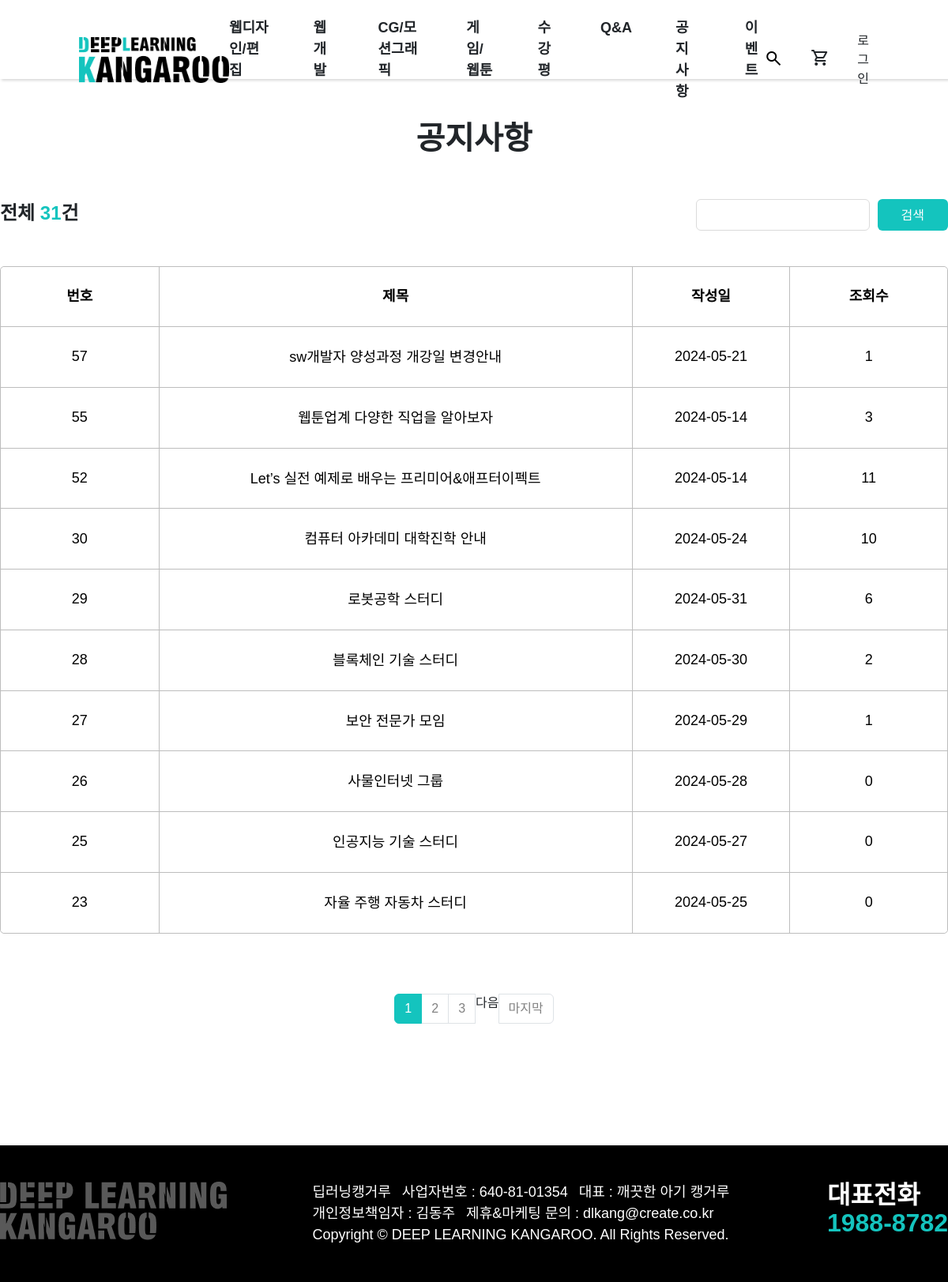
Screenshot of /user/u_notice_list.php with the database file from the repository.
### tables this page shows
CREATE TABLE `product_category` (
  `cid` int(11) NOT NULL,
  `code` varchar(10) NOT NULL,
  `pcode` varchar(10) NOT NULL,
  `name` varchar(100) NOT NULL,
  `step` tinyint(4) NOT NULL
);

CREATE TABLE `notice_board` (
  `idx` int(11) NOT NULL,
  `title` varchar(100) NOT NULL,
  `contents` text DEFAULT NULL,
  `date` date NOT NULL,
  `hit` int(11) DEFAULT NULL
);

### admin/pagination.php (called while the page is built, shortened)
<?php
$cntsql = "SELECT COUNT(*) AS cnt FROM $paginationTarget where 1=1";
$cntsql .= $search_where;
$cntresult = $mysqli->query($cntsql);
$cntrow = $cntresult->fetch_object();
$count = $cntrow -> cnt;
$pageNumber = $_GET['pageNumber'] ?? 1;
$pageCount = $_GET['pageCount'] ?? 10;
$startLimit = ($pageNumber -1)*$pageCount;
$endLimit = $pageCount ;
$block_ct = 3;
$block_num = ceil($pageNumber/$block_ct);
$block_start = (($block_num - 1) * $block_ct) + 1;
$block_end = $block_start + $block_ct - 1;
$total_page = ceil($count / $pageCount);
$total_block = ceil($total_page/$block_ct);

### user/u_notice_list.php (the view, shortened to what this page needs)
<?php
$css1 = ' <link rel="stylesheet" href="./css/u_notice_qna.css">';
include_once $_SERVER['DOCUMENT_ROOT'] . '/clean_kangaroo/admin/dbcon.php';
include_once $_SERVER['DOCUMENT_ROOT'] . '/clean_kangaroo/user/u_header.php';
$search_where = "";
$paginationTarget = 'notice_board';
include_once $_SERVER['DOCUMENT_ROOT'] . '/clean_kangaroo/admin/pagination.php';
$sql = "SELECT * FROM notice_board where 1=1";
$sql .= $search_where;
$order = " order by idx desc";
$sql .= $order;
$limit = " LIMIT $startLimit, $endLimit";
$sql .= $limit;
$result = $mysqli->query($sql);
while ($rs = $result->fetch_object()) {
  $rsArr[] = $rs;
}
$csql = "SELECT COUNT(*) AS cnt FROM notice_board";
$cresult = $mysqli->query($csql);
$crow = $cresult->fetch_array();
?>
<main class="u_body">
  <div class="wrapper usergrid">
    <h3 class="h3">공지사항</h3>
    <div class="upper_wrapper df">
      <div class="total">전체 <span class="strong figure"><?= $crow['cnt'] ?></span>건</div>
      <form action="" id="">
        <div class="board_category df">
          <div class="search_wrap df">
            <input class="form-control search" type="text" id="search_keyword" name="search_keyword">
            <button class="primary_btn">검색</button>
          </div>
        </div>
      </form>
    </div>
    <table class="u_notice table body3">
      <thead>
        <tr class="body3b">
          <th scope="col">번호</th>
          <th colspan="3" scope="col">제목</th>
          <th scope="col">작성일</th>
          <th scope="col">조회수</th>
        </tr>
      </thead>
      <tbody class="notice_list">
        <?php
        if (isset($rsArr)) {
          foreach ($rsArr as $ra) {
        ?>
            <tr class="body3">
              <td><?= $ra->idx; ?></td>
              <td colspan="3" scope="col">
                <a href="u_notice_view.php?idx=<?= $ra->idx; ?>"><?= $ra->title; ?></a>
              </td>
              <td><?= $ra->date; ?></td>
              <td><?= $ra->hit; ?></td>
            </tr>
        <?php
          }
        }
        ?>
      </tbody>
    </table>
    <div class="nav_wrap df aic">
      <nav aria-label="">
        <ul class="pagination">
          <?php
          for ($i = $block_start; $i <= $block_end; $i++) {
            if ($i == $pageNumber) {
              echo "<li class=\"page-item active\"><a href=\"u_notice_list.php?pageNumber=$i\" class=\"page-link\">$i</a></li>";
            } else {
              echo "<li class=\"page-item\"><a href=\"u_notice_list.php?pageNumber=$i\" class=\"page-link\">$i</a></li>";
            }
          }
          if ($pageNumber < $total_page) {
            if ($total_block > $block_num) {
              $next = $block_num * $block_ct + 1;
              echo "<li class=\"page-item\"><a href=\"u_notice_list.php?pageNumber=$next\" class=\"page-item\">다음</a></li>";
            }
            echo "<li class=\"page-item\"><a href=\"u_notice_list.php?pageNumber=$total_page\" class=\"page-link\">마지막</a></li>";
          }
          ?>
        </ul>
      </nav>
    </div>
  </div>
</main>
<?php
include_once $_SERVER['DOCUMENT_ROOT'] . '/clean_kangaroo/user/footer.php';
?>

### user/u_header.php (shortened to what this page needs)
<?php
include_once $_SERVER['DOCUMENT_ROOT'] . '/clean_kangaroo/admin/dbcon.php';
$step1sql = "SELECT * from product_category where step=1 " ;
$step1result = $mysqli->query($step1sql);
while ($step1rs = $step1result->fetch_object()) {
  $cate1Arr[] = $step1rs;
}
?>
<!DOCTYPE html>
<html lang="en">
<head>
  <link href="https://cdn.jsdelivr.net/gh/sun-typeface/SUIT/fonts/static/woff2/SUIT.css" rel="stylesheet">
  <link href="https://cdn.jsdelivr.net/npm/bootstrap@5.3.3/dist/css/bootstrap.min.css" rel="stylesheet">
  <link rel="stylesheet" href="//code.jquery.com/ui/1.13.2/themes/base/jquery-ui.css">
  <link rel="stylesheet" href="/clean_kangaroo/css/common.css">
  <link rel="stylesheet" href="/clean_kangaroo/user/css/u_common.css">
  <?= $css1 ?? '' ?>
</head>
<body class="u_body">
  <header id="u_header">
    <div class="header_container df aic">
      <h1 class="u_logo">
        <a href="index.php">
          <img src="/clean_kangaroo/images/admin_header_logo.png" alt="">
        </a>
      </h1>
      <nav class="u_gnb_wrap">
        <ul class="u_gnb df">
          <?php
            if(isset($cate1Arr)){
              foreach($cate1Arr as $cate1){
          ?>
            <li><a href="/clean_kangaroo/user/u_lecture_list.php?pcode=<?= $cate1->code ?>&name=<?= $cate1->name ?>" class="body3b"><?= $cate1->name ?></a></li>
          <?php
              }
            }
          ?>
          <li><a href="u_review_list.php" class="body3b">수강평</a></li>
          <li><a href="u_qna_list.php" class="body3b">Q&A</a></li>
          <li><a href="u_notice_list.php" class="body3b">공지사항</a></li>
          <li><a href="u_event_list.php" class="body3b">이벤트</a></li>
        </ul>
      </nav>
      <div class="util_wrap df aic">
        <button class="u_search"><span class="material-symbols-outlined">search</span></button>
        <a href="cart.php" class="cart">
          <span class="material-symbols-outlined">shopping_cart</span>
        </a>
        <?php
          if (!isset($_SESSION['UID'])) {
        ?>
            <a href="/clean_kangaroo/user/u_login.php">로그인</a>
        <?php
          } else {
        ?>
            <a href="/clean_kangaroo/user/mypage_lecture.php"><?=$_SESSION['UNAME']?>님</a>
        <?php
              }
          ?>
      </div>
    </div>
  </header>

### css/common.css (style rules this page uses)
:root { --font-size: 16px; --font-bold:700; --black: #000; --white: #fff; --body-l:calc(var(--font-size) + 6px); --body-sl:calc(var(--font-size) + 4px); --body-m:calc(var(--font-size) + 2px); --body-s:calc(var(--font-size) - 2px); }
body { --C-primary: #14C4BE; --C-secondary: #FF861E; --C-black: #000; --C-white: #fff; --C-hover: #0E8A85; --C-active: #5AD6D1; --C-disable: #BDBDBD; --C-gray: #333; }
body { font-family: 'SUIT', sans-serif; padding-left: 300px; padding-top: 180px; overflow-x: hidden; }
.u_body { padding: 0; }
.usergrid { width: 1200px; margin: 0 auto; overflow: hidden; }
.df { display: flex; }
.aic { align-items: center; }
h1 { font-size: 50px; font-weight: bold; font-family: 'SUIT', sans-serif; font-size: var(--font-size); line-height: 1.4; font-weight: 400; }
.h1, .h2, .h3, .h4 { line-height: 1.1; }
.h1, .h2, .h3, .h4, .body1b, .body2b, .body3b, .body4b, .body5b { font-weight: var(--font-bold); }
.h3 { font-size: 40px; }
.body3b { font-size: var(--body-m); }
.body3 { font-size: var(--body-m); }
.primary_btn { display: inline-block; background: var(--C-primary); border-radius: 6px; text-align: center; line-height: 22.4px; font-size: 16px; color: #fff; padding: 10px 30px; text-transform: capitalize; font-family: 'SUIT', sans-serif; cursor: pointer; transition: 0.2s; }
.page-link, .page-link:hover { color:#828282; }
.active>.page-link, .page-link.active { background-color: var(--C-primary); border-color: var(--C-primary); color:white; }
#u_header { height: 100px; padding: 22px 100px; position: relative; box-shadow: 2px 2px 3px rgba(107, 107, 107, 0.25); }
#u_header .header_container { width: 100%; justify-content: space-between; }
.u_logo img { width: 190px; }
.u_gnb { gap: 55px; }
.util_wrap { gap: 35px; }
.cart { position: relative; }
.search_wrap #search_keyword::placeholder { color: var(--C-disable); font-size: var(--body-m); font-weight: bold; }
.board_category { justify-content: space-between; padding-bottom: 60px; }
.search { width: 260px; }
.table>thead th { height: 70px; background: #dadada; border-top: 2px solid #000; border-bottom: 2px solid #000; }
.table>tbody tr td { border-bottom: 1px solid var(--C-gray); padding: 0; padding: 30px 0; }
.pagination { padding-left: 630px; }
.nav_wrap { padding-top: 60px; gap: 476px; }
.search_wrap { gap: 10px; }

### user/css/u_notice_qna.css (style rules this page uses)
body { padding: 0; }
.wrapper .h3 { font-family: 'SUIT'; text-transform: uppercase; text-align: center; padding : 54px 0; margin: 0 auto; }
.upper_wrapper { display: flex; justify-content: space-between; margin: 0 auto; width: 1200px; }
.search { display: flex; gap: 20px; font-size: 16px; }
.search_wrap { height: 40px; }
.strong.figure { font-size: 24px; font-weight: bold; }
.total { font-size: 24px; font-weight: bold; }
thead tr th { padding: 27px 0; background-color: #bdbdbd; border: #bdbdbd; }
thead { border-color: #bdbdbd; }
.notice_list tr td { padding: 27px 0; border: 1px solid #bdbdbd; }
.strong { color: var(--C-primary); }
#search_keyword { width: 220px; border: 1px solid #dbdbdb; }
.board_category { gap: 5px; align-items: center; padding-bottom:45px; }
.u_notice.table.body3 { border: 1px solid #bdbdbd; border-radius: 5px; width: 1200px; }
.table>thead th { padding: 24px 0; background: white; border-top: 0 solid #000; border-bottom: 0 solid #000; }
.table>thead th { border-left: 1px solid #bdbdbd; }
.table>thead th:first-child { border-left: 0px; }
.table>thead tr:first-child th:first-child { border-top-left-radius: 5px; }
.table>thead tr:last-child th:last-child { border-top-right-radius: 5px; }
.table>tbody tr:last-child td:last-child { border-bottom-right-radius: 5px; }
.table>tbody tr td { border-bottom: 0px solid #bdbdbd; padding: 24px 0; border-right: 0px solid #bdbdbd; }
.table>tbody tr:last-child td:first-child { border-bottom-left-radius: 5px; }
.table>tbody tr td:first-child { border-left: 0px solid #bdbdbd; }
.nav_wrap { margin-bottom : 60px; justify-content: center; }
.pagination { padding-left: 0; }
.wrapper.usergrid { margin-bottom: 72px; }

### rows the page displays
product_category: name "웹디자인/편집"
product_category: name "웹 개발"
product_category: name "CG/모션그래픽"
product_category: name "게임/웹툰"
notice_board: idx "57", title "sw개발자 양성과정 개강일 변경안내", date "2024-05-21", hit "1"
notice_board: idx "55", title "웹툰업계 다양한 직업을 알아보자", date "2024-05-14", hit "3"
notice_board: idx "52", title "Let’s 실전 예제로 배우는 프리미어&애프터이펙트", date "2024-05-14", hit "11"
notice_board: idx "30", title "컴퓨터 아카데미 대학진학 안내", date "2024-05-24", hit "10"
notice_board: idx "29", title "로봇공학 스터디", date "2024-05-31", hit "6"
notice_board: idx "28", title "블록체인 기술 스터디", date "2024-05-30", hit "2"
notice_board: idx "27", title "보안 전문가 모임", date "2024-05-29", hit "1"
notice_board: idx "26", title "사물인터넷 그룹", date "2024-05-28", hit "0"
notice_board: idx "25", title "인공지능 기술 스터디", date "2024-05-27", hit "0"
notice_board: idx "23", title "자율 주행 자동차 스터디", date "2024-05-25", hit "0"

### other values shown
$crow['cnt'] "31"
